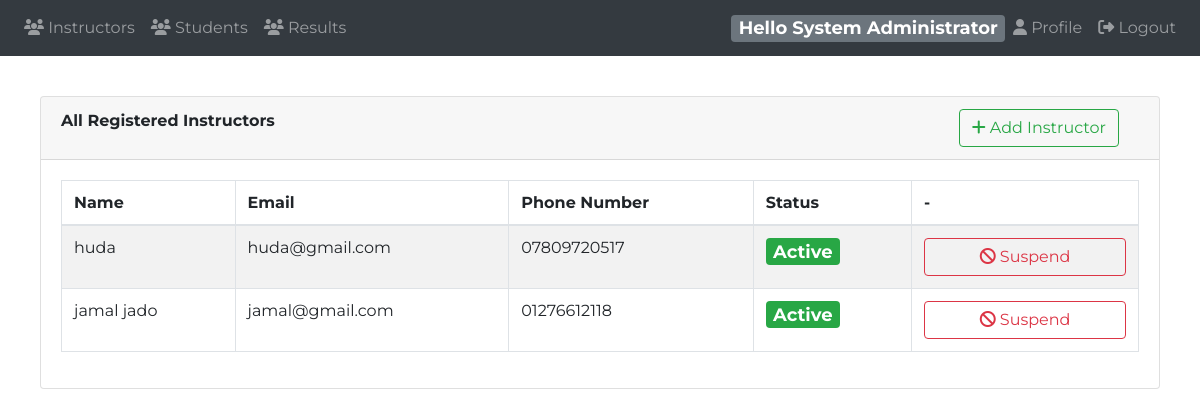
Screenshot of /instructor/ (signed in) with the database file from the repository.
### tables this page shows
CREATE TABLE `instructor` (
  `id` int(11) NOT NULL,
  `name` varchar(120) NOT NULL,
  `email` varchar(120) NOT NULL,
  `password` varchar(100) NOT NULL,
  `phone` varchar(13) NOT NULL,
  `password_token` varchar(100) DEFAULT NULL,
  `token_expire` timestamp NULL DEFAULT NULL,
  `suspended` int(11) NOT NULL DEFAULT 0,
  `isAdmin` tinyint(1) NOT NULL DEFAULT 0
);

### instructor/app/model/dbh.class.php (called while the page is built)
<?php
class dbh {
  private $host = "localhost";
  private $port = "3307";
  private $username = "root";
  private $pwd = "";
  private $dbName = "final";
  public function connect(){
    try {
      $conn = 'mysql:host=' . $this->host . ';port=' . $this->port . ';dbname=' . $this->dbName . ';charset=utf8mb4';
      $pdo = new PDO($conn, $this->username, $this->pwd);
      $pdo->setAttribute(PDO::ATTR_ERRMODE, PDO::ERRMODE_EXCEPTION);
      $pdo->setAttribute(PDO::ATTR_DEFAULT_FETCH_MODE, PDO::FETCH_ASSOC);
      return $pdo;
    } catch (PDOException $e) {
      die("Database connection failed: " . $e->getMessage());
    }
  }
}

### instructor/app/model/instructor.class.php (called while the page is built, shortened)
<?php
class instructor extends dbh{
  public function getByEmail($email)
   {
    $stmt = $this->connect()->prepare("SELECT id,name, password, email, phone, isAdmin FROM instructor where email = :email");
    $stmt->bindparam(":email",$email);
    $stmt->execute();
    $result=$stmt->fetchAll(PDO::FETCH_OBJ);
    return $result[0];
   }
}

### instructor/app/controller/autoloader.inc.php (called while the page is built, shortened)
<?php
  function myAutoLoader ($className){
    $url = $_SERVER['HTTP_HOST'].$_SERVER['REQUEST_URI'];
    if (strpos($url,'controller') !== false){
      $path = '../model/';
    }else{
      $path = "app/model/";
    }
    $extension = ".class.php";
    $fullPath = $path . $className . $extension;
  }
 ?>

### instructor/app/model/admin.class.php (called while the page is built, shortened)
<?php
class admin extends dbh{
  public function getAllInstructors(){
      $stmt = $this->connect()->query("SELECT * FROM instructor where !isAdmin");
      $result = $stmt->fetchAll(PDO::FETCH_OBJ);
      return $result;
  }
}

### instructor/app/view/admin_instructors.php (the view, shortened to what this page needs)
<?php
require_once 'header.php';
require_once 'navbar.php';
$_admin = new admin();
?>
<div class="card">
  <div class="card-header">
    <strong class="card-title">All Registered Instructors</strong>
	<button type="button" class="btn btn-outline-success float-right" style="margin-right:20px" data-toggle="modal" data-target="#addInstructor">
		<i class="fa fa-plus"></i> Add Instructor
	</button>
  </div>
  <div class="card-body">
    <table id="allInstructors" class="table table-striped table-bordered">
      <thead>
        <tr>
          <th>Name</th>
          <th>Email</th>
          <th>Phone Number</th>
          <th>Status</th>
          <th>-</th>
        </tr>
      </thead>
      <tbody>
        <?php
        $instructors = $_admin->getAllInstructors();
        foreach ($instructors as $instructor) { ?>
          <tr>
            <td><?php echo $instructor->name ?></td>
            <td><?php echo $instructor->email ?></td>
            <td><?php echo $instructor->phone ?></td>
            <?php
              if($instructor->suspended){ ?>
                <td><span class="badge badge-danger">Suspended</span></td>
                <td>
                  <button type="button" class="btn btn-outline-success btn-block"
								onclick="customConfirm('app/controller/admin.inc.php?activateInstructor=<?php echo $instructor->id ?>','Are you sure you want to activate This Instructor?','The Instructor has been activated.')">
                    <i class="fa fa-repeat"></i> Activate</button>
                </td>
              <?php }else{ ?>
                <td><span class="badge badge-success">Active</span></td>
                <td>
                  <button type="button" class="btn btn-outline-danger btn-block"
								onclick="customConfirm('app/controller/admin.inc.php?suspendInstructor=<?php echo $instructor->id ?>','Are you sure you want to suspend This Instructor?','The Instructor has been suspended.')">
                  <i class="fa fa-ban"></i> Suspend</button>
                </td>
              <?php } ?>
          </tr>
          <?php } ?>
      </tbody>
    </table>
  </div>
</div>
<?php
  require_once 'footer.php';
?>

### instructor/app/view/navbar.php (shortened to what this page needs)
<?php
$obj = new instructor();
$usr = $obj->getByEmail($_SESSION['mydata']->email);
?>
<body>
  <nav class="navbar navbar-icon-top navbar-expand-lg navbar-dark bg-dark">
    <div class="collapse navbar-collapse" id="navbarSupportedContent">
      <ul class="navbar-nav mr-auto">
        <?php
          if($_SESSION['mydata']->isAdmin){ ?>
            <li class="nav-item <?php echo (isset($_GET['instructors'])?'active':'') ?>">
              <a class="nav-link" href="?instructors">
                <i class="fa fa-group"></i>
                Instructors
              </a>
            </li>
            <li class="nav-item <?php echo (isset($_GET['students'])?'active':'') ?>">
              <a class="nav-link" href="?students">
                <i class="fa fa-group"></i>
                Students
              </a>
            </li>
            <li class="nav-item <?php echo (isset($_GET['results'])?'active':'') ?>">
              <a class="nav-link" href="?results">
                <i class="fa fa-group"></i>
                Results
              </a>
            </li>
<?php } ?>
      </ul>
      <span class="badge badge-secondary">Hello <?php echo $_SESSION['mydata']->name ?></span>
      <ul class="navbar-nav ">
        <li class="nav-item">
          <a class="nav-link" href="?profile">
            <i class="fa fa-user"></i>
            Profile
          </a>
        </li>
        <li class="nav-item">
          <a class="nav-link" href="?logout">
            <i class="fa fa-sign-out"></i>
            Logout
          </a>
        </li>
      </ul>
    </div>
  </nav>

### instructor/style/css/instructor.css (style rules this page uses)
body { font-family: 'Montserrat', sans-serif; min-width: 600px; }
a { cursor: pointer; text-decoration: none; }
.badge { font-size: 18; }
.card { margin: 40px; }

### rows the page displays
instructor: name "System Administrator"
instructor: name "huda", email "huda@gmail.com", phone "07809720517"
instructor: name "jamal jado", email "jamal@gmail.com", phone "01276612118"
